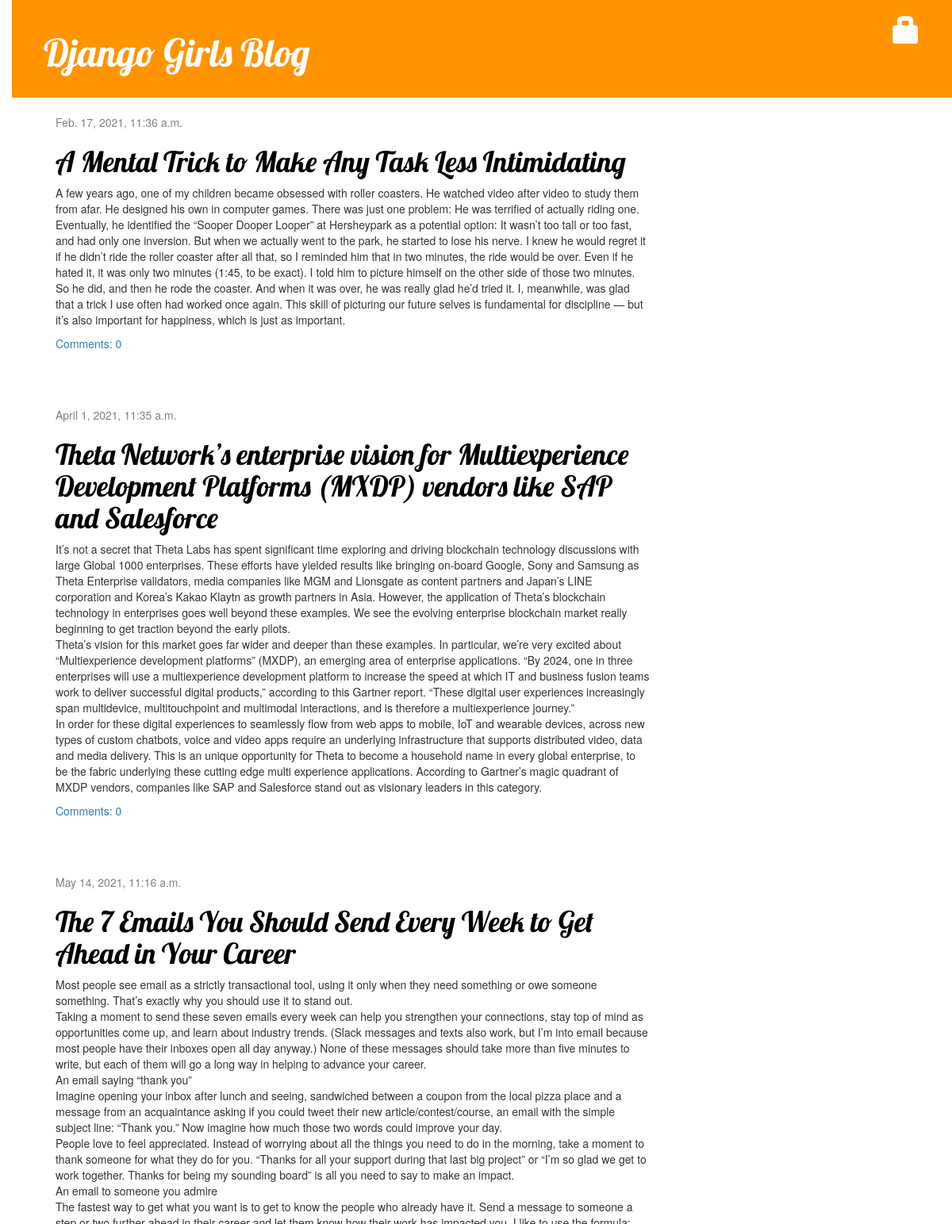
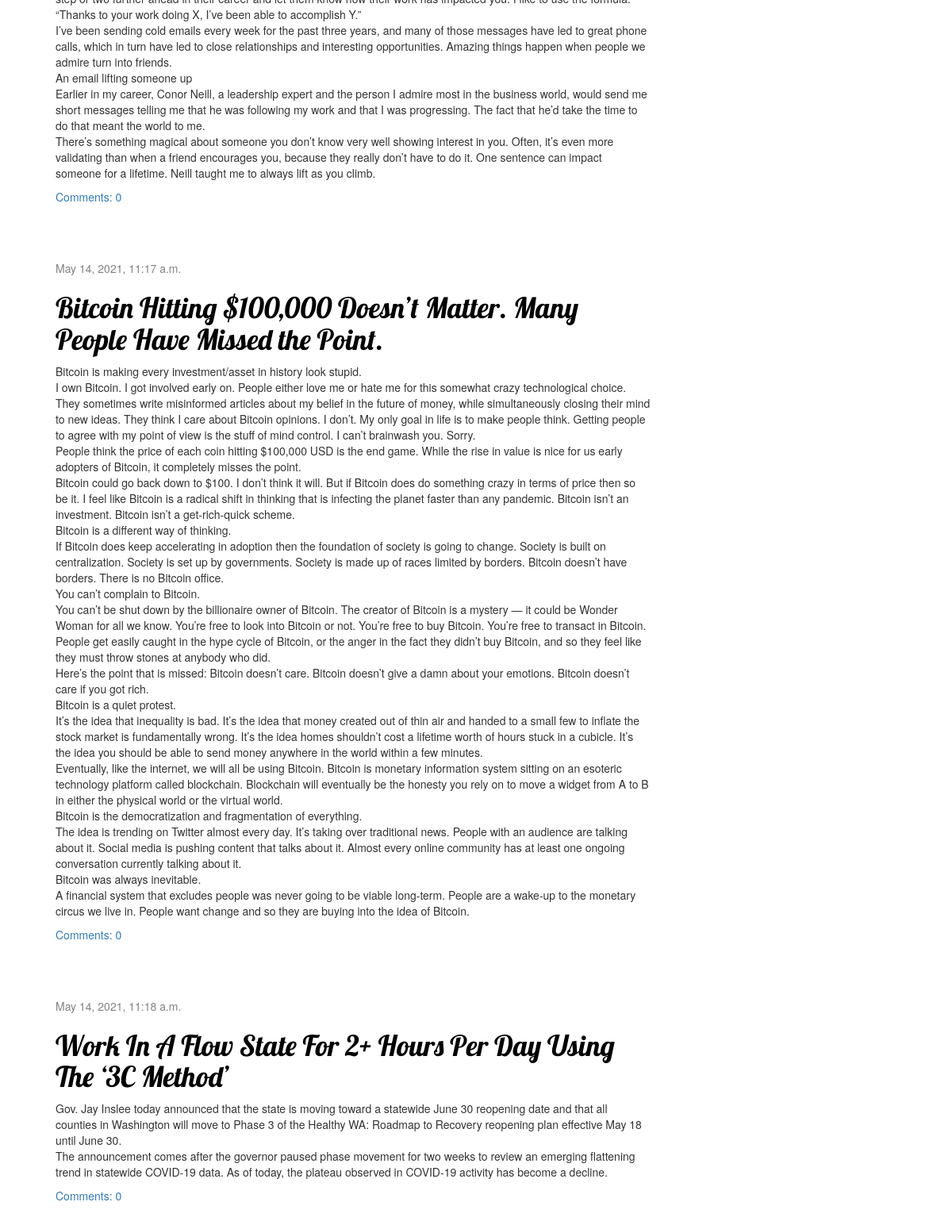
The page / on the database its author committed (2 pictures, top to bottom).
### blog/models.py (models this page shows, shortened)
class Post(models.Model):
	author = models.ForeignKey('auth.User', on_delete=models.CASCADE)
	title  = models.CharField(max_length=200)
	text   = models.TextField()
	created_date = models.DateTimeField(default = timezone.now)
	published_date = models.DateTimeField(blank=True, null=True)
	def approved_comments(self):
		return self.comments.filter(approved_comment=True)

### blog/views.py (the view)
# urls.py: path('', views.post_list, name='post_list'),
def post_list(request):
	posts = Post.objects.filter(published_date__lte=timezone.now()).order_by('published_date')
	return render(request, 'blog/post_list.html', {'posts': posts})

### blog/templates/blog/post_list.html
{% extends 'blog/base.html' %}
{% block content %}
    {% for post in posts %}
        <div class="post">
            <div class="date">
                {{ post.published_date }}
            </div>
            <h1><a href="{% url 'post_detail' pk=post.pk %}">{{ post.title }}</a></h1>
            <p>{{ post.text|linebreaksbr }}</p>
            <a href="{% url 'post_detail' pk=post.pk %}">Comments: {{ post.approved_comments.count }}</a>
        </div>
    {% endfor %}
{% endblock %}

### blog/static/css/blog.css (style rules this page uses)
h1 a { color: #FCA205; }
body { padding-left: 15px; }
h1 a { color: #FCA205; font-family: 'Lobster'; }
h1, h2, h3, h4 { font-family: 'Lobster', cursive; }
.date { color: #828282; }
.post { margin-bottom: 70px; }
.post h1 a, .post h1 a:visited { color: #000000; }

### rows shown on the page
Post: published_date "Feb. 17, 2021, 11:36 a.m.", title "A Mental Trick to Make Any Task Less Intimidating", text "A few years ago, one of my children became obsessed with roller coasters. He watched video after video to study them from afar. He designed his own in computer games. There was just one problem: He was terrified of actually riding one. Eventually, he identified the “Sooper Dooper Looper” at Hersheypark as a potential option: It wasn’t too tall or too fast, and had only one inversion. But when we actually went to the park, he started to lose his nerve. I knew he would regret it if he didn’t ride the roller coaster after all that, so I reminded him that in two minutes, the ride would be over. Even if he hated it, it was only two minutes (1:45, to be exact). I told him to picture himself on…", approved_comments.count "0"
Post: published_date "April 1, 2021, 11:35 a.m.", title "Theta Network’s enterprise vision for Multiexperience Development Platforms (MXDP) vendors like SAP and Salesforce", text "It’s not a secret that Theta Labs has spent significant time exploring and driving blockchain technology discussions with large Global 1000 enterprises. These efforts have yielded results like bringing on-board Google, Sony and Samsung as Theta Enterprise validators, media companies like MGM and Lionsgate as content partners and Japan’s LINE corporation and Korea’s Kakao Klaytn as growth partners in Asia. However, the application of Theta’s blockchain technology in enterprises goes well beyond these examples. We see the evolving enterprise blockchain market really beginning to get traction beyond the early pilots. Theta’s vision for this market goes far wider and deeper than these examples.…", approved_comments.count "0"
Post: published_date "May 14, 2021, 11:16 a.m.", title "The 7 Emails You Should Send Every Week to Get Ahead in Your Career", text "Most people see email as a strictly transactional tool, using it only when they need something or owe someone something. That’s exactly why you should use it to stand out. Taking a moment to send these seven emails every week can help you strengthen your connections, stay top of mind as opportunities come up, and learn about industry trends. (Slack messages and texts also work, but I’m into email because most people have their inboxes open all day anyway.) None of these messages should take more than five minutes to write, but each of them will go a long way in helping to advance your career. An email saying “thank you” Imagine opening your inbox after lunch and seeing, sandwiched between a…", approved_comments.count "0"
Post: published_date "May 14, 2021, 11:17 a.m.", title "Bitcoin Hitting $100,000 Doesn’t Matter. Many People Have Missed the Point.", text "Bitcoin is making every investment/asset in history look stupid. I own Bitcoin. I got involved early on. People either love me or hate me for this somewhat crazy technological choice. They sometimes write misinformed articles about my belief in the future of money, while simultaneously closing their mind to new ideas. They think I care about Bitcoin opinions. I don’t. My only goal in life is to make people think. Getting people to agree with my point of view is the stuff of mind control. I can’t brainwash you. Sorry. People think the price of each coin hitting $100,000 USD is the end game. While the rise in value is nice for us early adopters of Bitcoin, it completely misses the point.…", approved_comments.count "0"
Post: published_date "May 14, 2021, 11:18 a.m.", title "Work In A Flow State For 2+ Hours Per Day Using The ‘3C Method’", text "Gov. Jay Inslee today announced that the state is moving toward a statewide June 30 reopening date and that all counties in Washington will move to Phase 3 of the Healthy WA: Roadmap to Recovery reopening plan effective May 18 until June 30. The announcement comes after the governor paused phase movement for two weeks to review an emerging flattening trend in statewide COVID-19 data. As of today, the plateau observed in COVID-19 activity has become a decline.", approved_comments.count "0"
